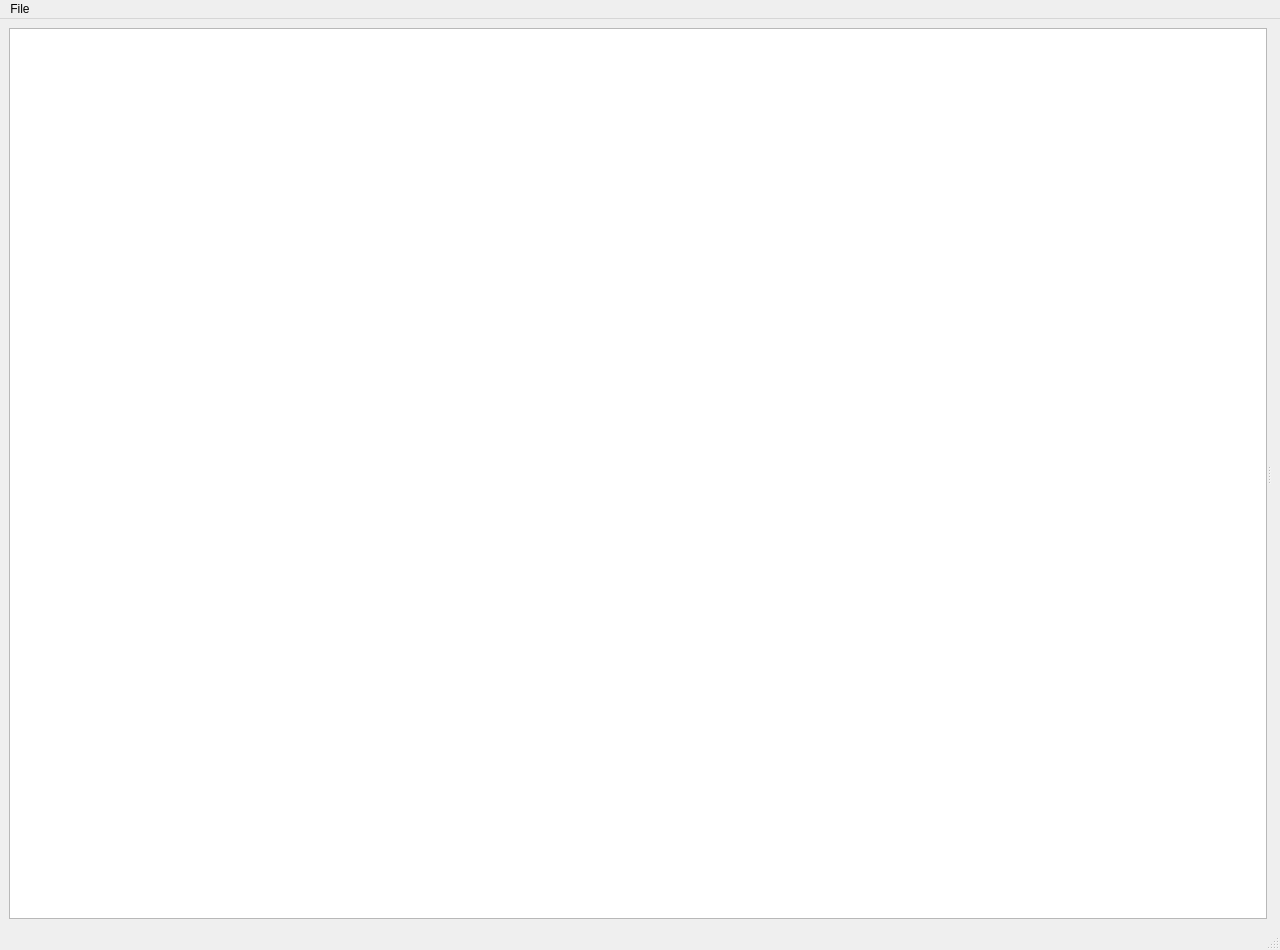
<?xml version="1.0" encoding="UTF-8"?>
<ui version="4.0">
 <class>PingViewer</class>
 <widget class="QMainWindow" name="PingViewer">
  <property name="geometry">
   <rect>
    <x>0</x>
    <y>0</y>
    <width>1280</width>
    <height>950</height>
   </rect>
  </property>
  <property name="windowTitle">
   <string>Ping Viewer</string>
  </property>
  <widget class="QWidget" name="pingViewer">
   <layout class="QVBoxLayout" name="verticalLayout">
    <item>
     <widget class="QSplitter" name="splitter">
      <property name="orientation">
       <enum>Qt::Horizontal</enum>
      </property>
      <widget class="QListWidget" name="fileListWidget"/>
      <widget class="PingView" name="pingView" native="true">
       <layout class="QVBoxLayout" name="pingViewLayout"/>
      </widget>
     </widget>
    </item>
   </layout>
  </widget>
  <widget class="QMenuBar" name="menubar">
   <property name="geometry">
    <rect>
     <x>0</x>
     <y>0</y>
     <width>1280</width>
     <height>22</height>
    </rect>
   </property>
   <widget class="QMenu" name="menuFile">
    <property name="title">
     <string>File</string>
    </property>
    <addaction name="actionOpen"/>
   </widget>
   <addaction name="menuFile"/>
  </widget>
  <widget class="QStatusBar" name="statusbar"/>
  <action name="actionOpen">
   <property name="text">
    <string>Open</string>
   </property>
  </action>
 </widget>
 <customwidgets>
  <customwidget>
   <class>PingView</class>
   <extends>QWidget</extends>
   <header>ping_view.h</header>
   <container>1</container>
  </customwidget>
 </customwidgets>
 <resources/>
 <connections/>
</ui>
